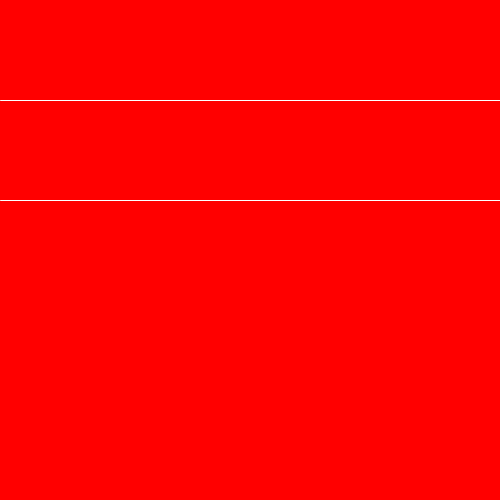
Frame 1 (no input)
Frame 60 (the mouse pressed at the canvas centre just before this capture): identical to frame 1, image omitted
Frame 120 (the mouse held since frame 60 and released just before this capture): identical to frame 1, image omitted

The Processing sketch that drew this single still picture (run headless with seeded random() and noise(); from frame 60 on, the mouse is pressed at the canvas centre):

// Processing sketch: OR_pro_2
// ── OR_pro_2.pde
void setup()
{size(500,500);
}
void draw()
{background(0);

if((mouseY>200)||(mouseY<100))
{background(255,0,0);
}
stroke(255);
line(0,100,width,100);
line(0,200,width,200);
}
